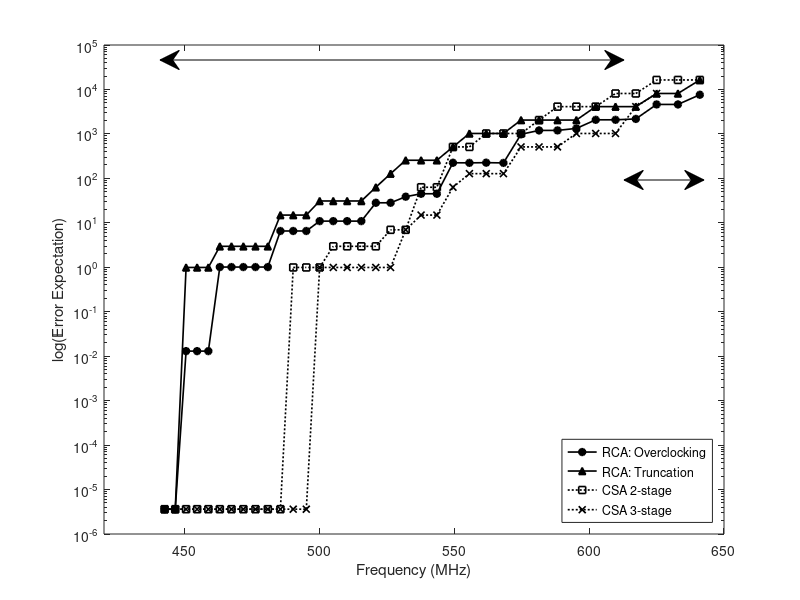
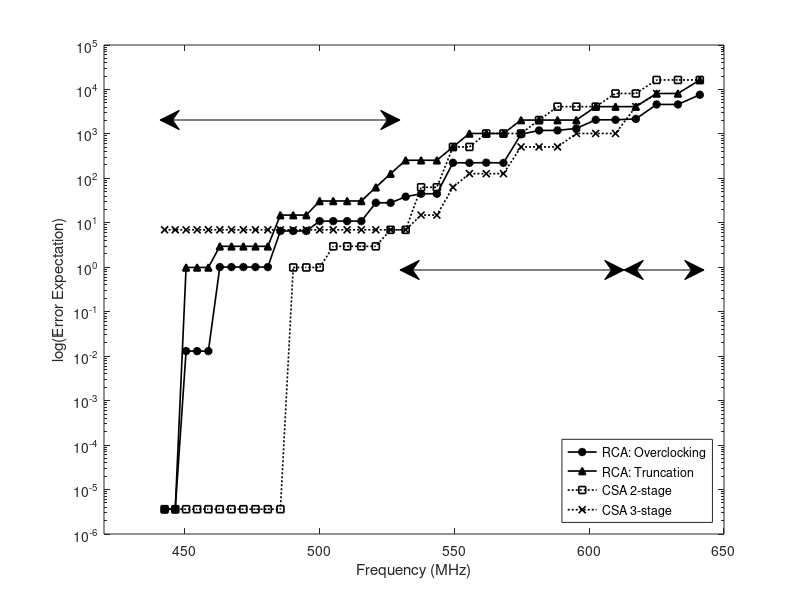
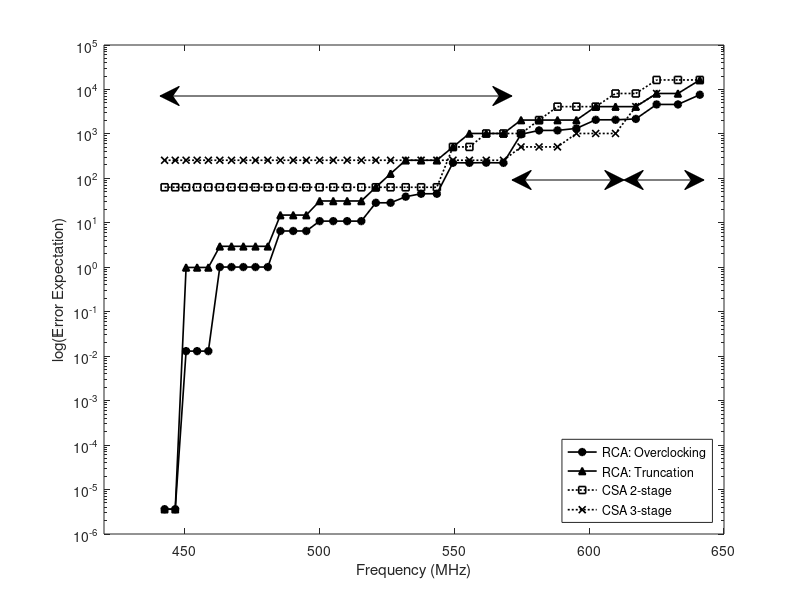
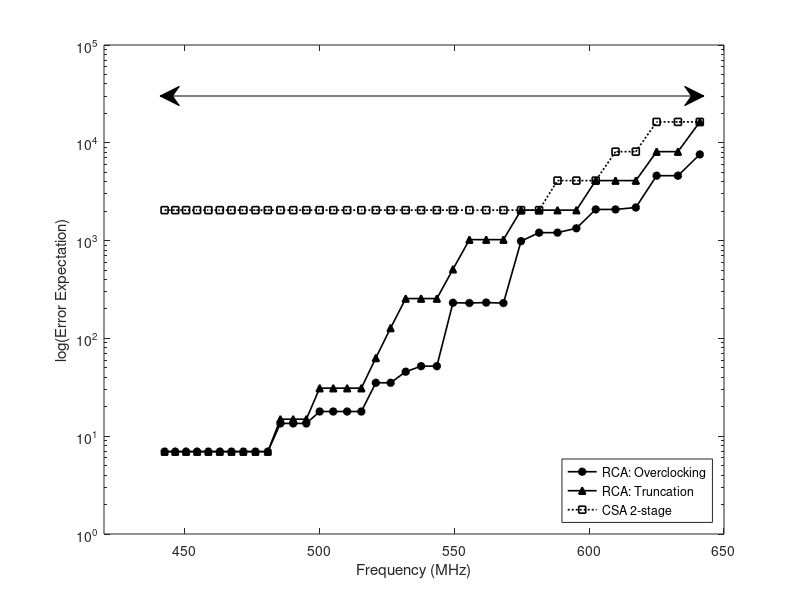

MATLAB code for these plots, in order:
% plot fig for error-area-freqency tradeoffs
% original data: ~/Log/OverclockingPostP&RSimulation/CSA3D/3D.xlsx
Error_LUT45=importdata('./Error_LUT45.mat');
Freq=Error_LUT45(:,1);
RCA_New_45      =Error_LUT45(:,2);
RCA_Trad_45     =Error_LUT45(:,3);
CSA_2stage_45   =Error_LUT45(:,4);
CSA_3stage_45   =Error_LUT45(1:34,5);


Error_LUT35=importdata('./Error_LUT35.mat');
RCA_New_35      =Error_LUT35(:,2);
RCA_Trad_35     =Error_LUT35(:,3);
CSA_2stage_35   =Error_LUT35(:,4);
CSA_3stage_35   =Error_LUT35(1:34,5);

Error_LUT25=importdata('./Error_LUT25.mat');
RCA_New_25      =Error_LUT25(:,2);
RCA_Trad_25     =Error_LUT25(:,3);
CSA_2stage_25   =Error_LUT25(:,4);
CSA_3stage_25   =Error_LUT25(1:34,5);

Error_LUT15=importdata('./Error_LUT15.mat');
RCA_New_15      =Error_LUT15(:,2);
RCA_Trad_15     =Error_LUT15(:,3);
CSA_2stage_15   =Error_LUT15(:,4);

figure(1)       % LUT=45
semilogy(Freq,RCA_New_45,'ko-','linewidth',1.2,'MarkerSize',5,'MarkerFaceColor','k');
hold on;
semilogy(Freq,RCA_Trad_45,'k^-','linewidth',1.2,'MarkerSize',5,'MarkerFaceColor','k');
semilogy(Freq,CSA_2stage_45,'ks:','linewidth',1.2,'MarkerSize',5);
semilogy(Freq(1:34),CSA_3stage_45,'kx:','linewidth',1.2,'MarkerSize',5,'MarkerFaceColor','k');
hold off;
axis([420,650,10^(-6),10^5])
legend('RCA: Overclocking','RCA: Truncation','CSA 2-stage','CSA 3-stage','Location','SouthEast');
xlabel('Frequency (MHz)');
ylabel('log(Error Expectation)');
%draw double arrows
ah1=annotation('doublearrow',[.2 .78],[.9 .9]);
ah1_2=annotation('doublearrow',[.78 .88],[.7 .7]);
%tb=annotation('textbox',)

figure(2)       % LUT=35
semilogy(Freq,RCA_New_35,'ko-','linewidth',1.2,'MarkerSize',5,'MarkerFaceColor','k');
hold on;
semilogy(Freq,RCA_Trad_35,'k^-','linewidth',1.2,'MarkerSize',5,'MarkerFaceColor','k');
semilogy(Freq,CSA_2stage_35,'ks:','linewidth',1.2,'MarkerSize',5);
semilogy(Freq(1:34),CSA_3stage_35,'kx:','linewidth',1.2,'MarkerSize',5,'MarkerFaceColor','k');
hold off;
axis([420,650,10^(-6),10^5])
legend('RCA: Overclocking','RCA: Truncation','CSA 2-stage','CSA 3-stage','Location','SouthEast');
xlabel('Frequency (MHz)');
ylabel('log(Error Expectation)');
%draw double arrows
ah2_1=annotation('doublearrow',[.2 .5],[.8 .8]);
ah2_2=annotation('doublearrow',[.5 .78],[.55 .55]);
ah2_3=annotation('doublearrow',[.78 .88],[.55 .55]);


figure(3)       % LUT=25
semilogy(Freq,RCA_New_25,'ko-','linewidth',1.2,'MarkerSize',5,'MarkerFaceColor','k');
hold on;
semilogy(Freq,RCA_Trad_25,'k^-','linewidth',1.2,'MarkerSize',5,'MarkerFaceColor','k');
semilogy(Freq,CSA_2stage_25,'ks:','linewidth',1.2,'MarkerSize',5);
semilogy(Freq(1:34),CSA_3stage_25,'kx:','linewidth',1.2,'MarkerSize',5,'MarkerFaceColor','k');
hold off;
axis([420,650,10^(-6),10^5])
legend('RCA: Overclocking','RCA: Truncation','CSA 2-stage','CSA 3-stage','Location','SouthEast');
xlabel('Frequency (MHz)');
ylabel('log(Error Expectation)');
%draw double arrows
ah3_1=annotation('doublearrow',[.2 .64],[.84 .84]);
ah3_2=annotation('doublearrow',[.64 .78],[.7 .7]);
ah3_3=annotation('doublearrow',[.78 .88],[.7 .7]);


figure(4)       % LUT=15
semilogy(Freq,RCA_New_15,'ko-','linewidth',1.2,'MarkerSize',5,'MarkerFaceColor','k');
hold on;
semilogy(Freq,RCA_Trad_15,'k^-','linewidth',1.2,'MarkerSize',5,'MarkerFaceColor','k');
semilogy(Freq,CSA_2stage_15,'ks:','linewidth',1.2,'MarkerSize',5);
%semilogy(Freq(1:34),CSA_3stage_25,'kx:','linewidth',1.2,'MarkerSize',5,'MarkerFaceColor','k');
hold off;
axis([420,650,10^(0),10^5])
legend('RCA: Overclocking','RCA: Truncation','CSA 2-stage','Location','SouthEast');
xlabel('Frequency (MHz)');
ylabel('log(Error Expectation)');
%draw double arrows
ah4_1=annotation('doublearrow',[.2 .88],[.84 .84]);







